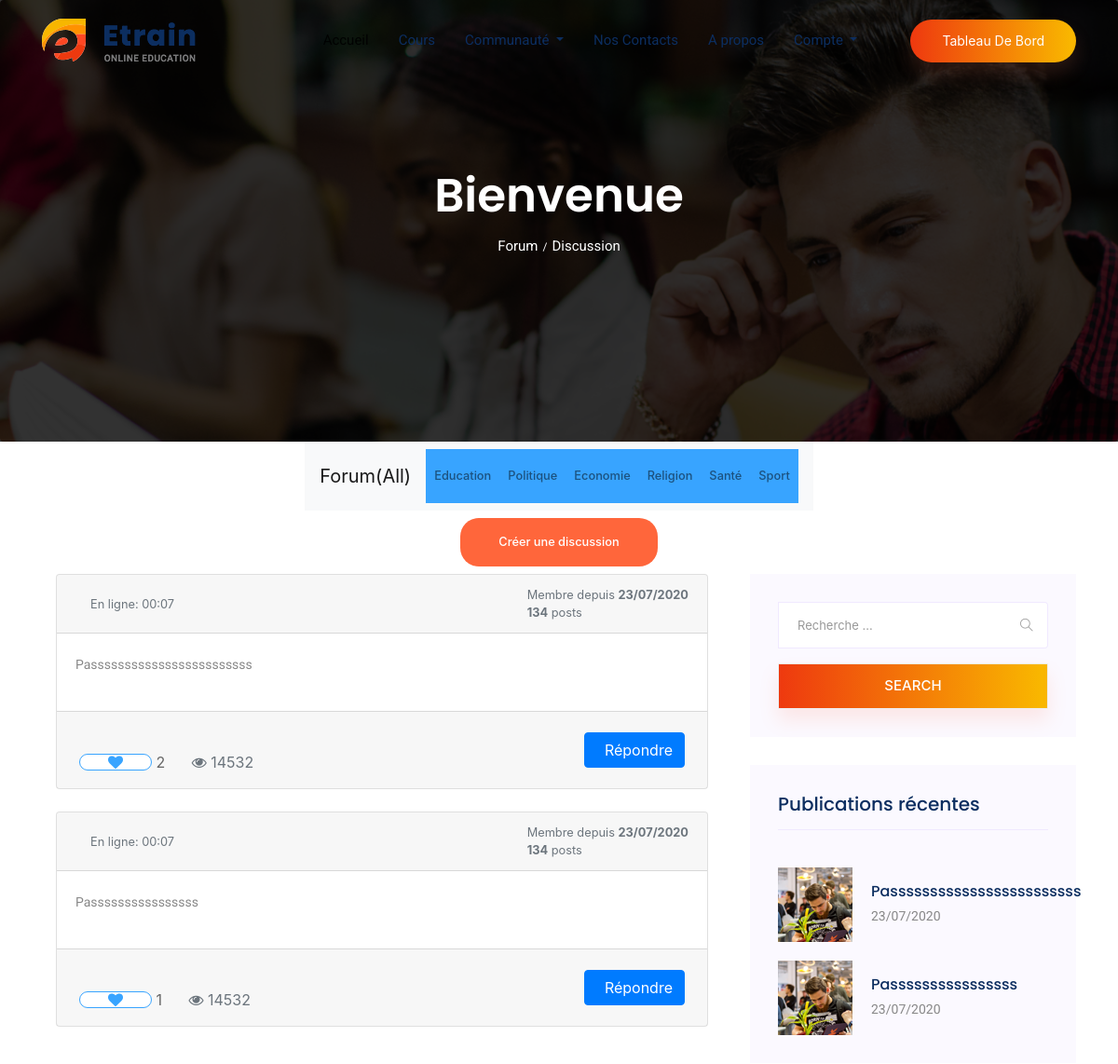
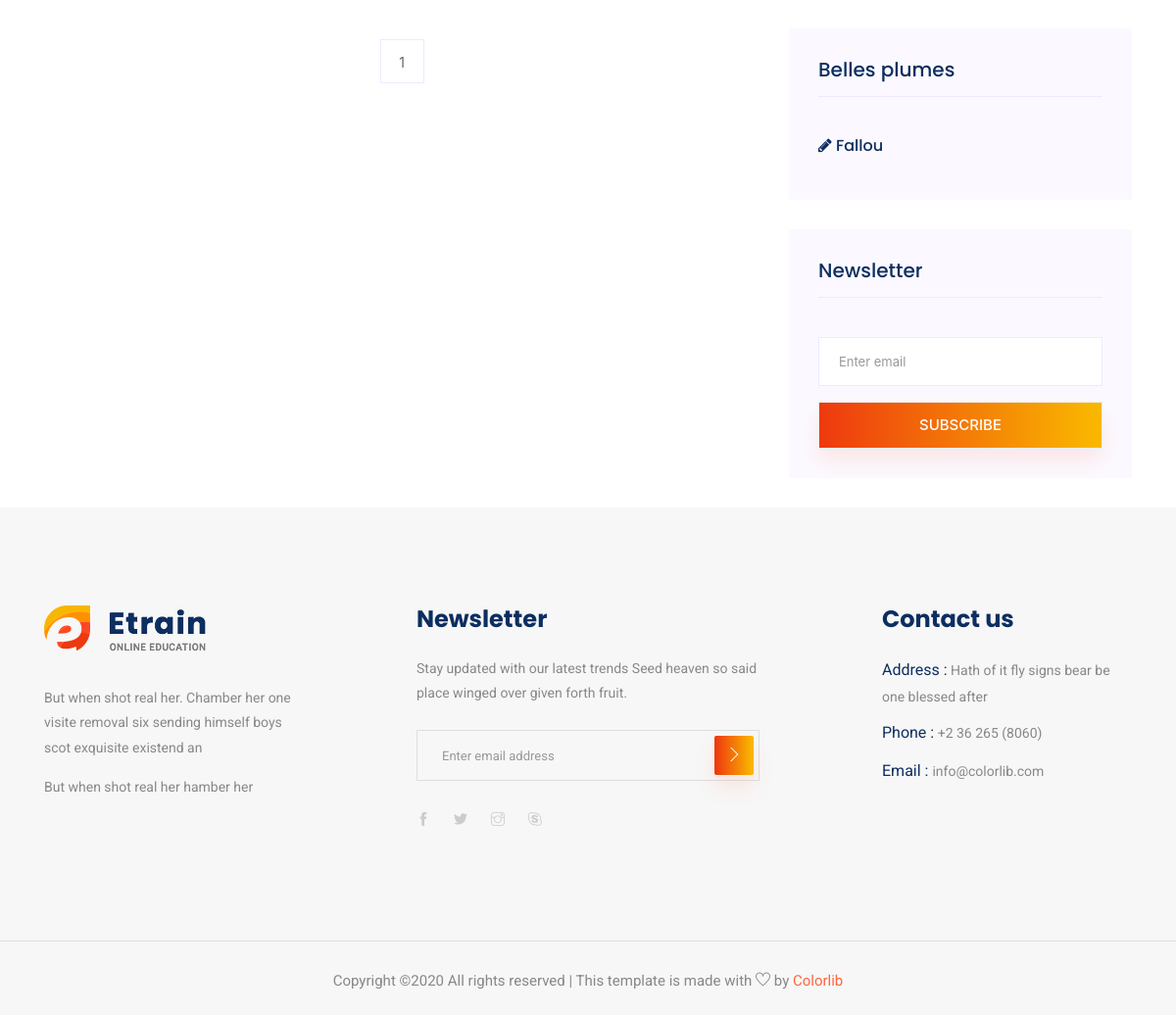
The page /blog/forum on the database its author committed (2 pictures, top to bottom).
### Blog_Forum/models.py (models this page shows, shortened)
class Message(models.Model):
    sjt = (
        ("Politique","politique"),
        ("Education","education"),
        ("Economie","économie"),
        ("Santé","santé"),
        ("Sport","sport"),
        ("Religion","religion")
    )
    subjet = models.CharField(max_length=10,choices=sjt)
    message = models.TextField()
    likes = models.ManyToManyField(User,related_name="likes_message")
    added = models.DateTimeField(auto_now=True)
    author = models.ForeignKey(User,on_delete=models.CASCADE)
    def total_likes(self):
        return self.likes.count()

class Poeme(models.Model):
    titre = models.CharField(max_length=300)
    contenu = models.TextField()
    auteur = models.ForeignKey(User,on_delete=models.CASCADE)

### Blog_Forum/views.py (the view)
# urls.py: path("forum",views.home_forum,name="forum"),
def home_forum(request):
    query = request.GET.get('q')
    suj_checked = request.GET.get('sujet')
    messages_list = Message.objects.all().order_by('-id')
    r_messages = Message.objects.all().order_by('-id')[:3]
    poemes = Poeme.objects.all().order_by('-id')[:4]
    if suj_checked:
        messages_list = Message.objects.filter(subjet=suj_checked)
    if query:
        messages_list = Message.objects.filter(
            Q(message__icontains=query)|
            Q(author__last_name__icontains=query)|
            Q(author__first_name__icontains=query)
        )
    paginator = Paginator(messages_list,10)
    page = request.GET.get('page')
    try :
        messages = paginator.page(page)
    except PageNotAnInteger:
        messages = paginator.page(1)
    except EmptyPage:
        messages = paginator.page(paginator.num_pages)
    is_liked = False
    for m in messages_list:
        if m.likes.filter(id=request.user.id).exists():
            is_liked = True
    context = {
        "messages":messages,
        "poemes":poemes,
        "is_liked":is_liked,
        "r_messages":r_messages
    }
    return render(request,"Blog_Forum/home_forum.html",context)

### Templates/Blog_Forum/home_forum.html (shortened to what this page needs)
{% extends "Layouts/base.html" %}
{% block content %}
{% load static %}
    <section class="breadcrumb breadcrumb_bg">
        <div class="container">
            <div class="row">
                <div class="col-lg-12">
                    <div class="breadcrumb_iner text-center">
                        <div class="breadcrumb_iner_item">
                            <h2>Bienvenue</h2>
                            <p>Forum<span>/</span>Discussion</p>
                        </div>
                    </div>
                </div>
            </div>
        </div>
    </section>
    <div class="container">
        <div class="row justify-content-center">
            <nav class="navbar navbar-expand-lg navbar-light bg-light">
            <a class="navbar-brand" href="{% url 'forum' %}">Forum(All)</a>
            <form method="GET">
            <div class="collapse navbar-collapse" id="navbarNavAltMarkup">
                <div class="navbar-nav">
                <button class="nav-item nav-link genric-btn info" type="submit" name="sujet" value="Education">Education</button>
                <button class="nav-item nav-link genric-btn info" type="submit" name="sujet" value="Politique">Politique</button>
                <button class="nav-item nav-link genric-btn info" type="submit" name="sujet" value="Economie">Economie</button>
                <button class="nav-item nav-link genric-btn info" type="submit" name="sujet" value="Religion">Religion</button>
                <button class="nav-item nav-link genric-btn info" type="submit" name="sujet" value="Santé">Santé</button>
                <button class="nav-item nav-link genric-btn info" type="submit" name="sujet" value="Sport">Sport</button>
                </div>
            </div>
            </form>
            </nav>
        </div>
    </div>
    <div class="container mt-2 mb-2">
        <div class="row justify-content-center">
            <button type="button" class="genric-btn primary circle e-large" data-toggle="collapse" data-target="#collapseExample" aria-expanded="false" aria-controls="collapseExample">
            Créer une discussion
            </button>
        </div>
    </div>
    <section class="blog_area section-padding">
        <div class="container">
            <div class="row">
                <div class="col-lg-8 mb-5 mb-lg-0">
                    <div class="blog_left_sidebar">
                    {% for m in messages %}
                    <div class="col-md-12">
                        <div class="card mb-4">
                            <div class="card-header">
                                <div class="media flex-wrap w-100 align-items-center">
                                    <div class="media-body ml-3"> <a href="#" data-abc="true">{{m.author.first_name}} {{m.author.last_name}}</a>
                                        <div class="text-muted small"> <span>En ligne:</span> {{m.author.last_login|date:"H:m"}}</div>
                                    </div>
                                    <div class="text-muted small ml-3">
                                        <div>Membre depuis <strong>{{m.author.date_joined|date:"d/m/Y"}}</strong></div>
                                        <div><strong>134</strong> posts</div>
                                    </div>
                                </div>
                            </div>
                            <div class="card-body">
                                <p>
                                    {{m.message|linebreaksbr}}
                                </p>
                            </div>
                            <div class="card-footer d-flex flex-wrap justify-content-between align-items-center px-0 pt-0 pb-3">
                                <div class="px-4 pt-3"> <a href="#" class="text-muted d-inline-flex align-items-center align-middle" data-abc="true">
                                <form method="POST" action="{% url 'like_msg' %}">
                                {% if is_liked %}
                                <button class="genric-btn danger-border circle arrow" type="submit" name="msg_id" value="{{m.id}}"><i class="fa fa-heart text-danger" style="font-size:16px;"></i></button>&nbsp; <span class="align-middle">{{m.total_likes}}</span> </a> <span class="text-muted d-inline-flex align-items-center align-middle ml-4"> <i class="fa fa-eye text-muted fsize-3"></i>&nbsp; <span class="align-middle">14532</span> </span>
                                {% else %}
                                <button class="genric-btn info-border circle arrow" type="submit" name="msg_id" value="{{m.id}}"><i class="fa fa-heart" style="font-size:16px;"></i></button>&nbsp; <span class="align-middle">{{m.total_likes}}</span> </a> <span class="text-muted d-inline-flex align-items-center align-middle ml-4"> <i class="fa fa-eye text-muted fsize-3"></i>&nbsp; <span class="align-middle">14532</span> </span>
                                {% endif %}
                                </div>
                                <div class="px-4 pt-3"> <button type="button" class="btn btn-primary" data-toggle="collapse" data-target="#collapseRepondreMessage" aria-expanded="false" aria-controls="collapseRepondreMessage">&nbsp; Répondre</button> </div>
                            </div>
                        </div>
                    </div>
                    {% endfor %}
                        <nav class="blog-pagination justify-content-center d-flex">
                            <ul class="pagination">
                                {% for m in messages.paginator.page_range %}
                                {% if messages.number == p  %}
                                <li class="page-item active"><a class="page-link" href="?page={{m}}">{{m}}</a></li>
                                {% else %}
                                <li class="page-item"><a class="page-link" href="?page={{m}}">{{m}}</a></li>
                                {% endif %}
                                {% endfor %}
                            </ul>
                        </nav>
                    </div>
                </div>
                <div class="col-lg-4">
                    <div class="blog_right_sidebar">
                        <aside class="single_sidebar_widget search_widget">
                            <form method="GET">
                                <div class="form-group">
                                    <div class="input-group mb-3">
                                        <input type="text" class="form-control" placeholder='Recherche ...' name="q">
                                        <div class="input-group-append">
                                            <button class="btn" type="button"><i class="ti-search"></i></button>
                                        </div>
                                    </div>
                                </div>
                                <button class="button rounded-0 primary-bg text-white w-100 btn_1 boxed-btn"
                                    type="submit">Search</button>
                            </form>
                        </aside>
                        <aside class="single_sidebar_widget popular_post_widget">
                            <h3 class="widget_title">Publications récentes</h3>
                            {% for rm in r_messages %}
                            <div class="media post_item">
                                {% if rp.photo %}
                                <img src="{{rp.photo.url}}" alt="author">
                                {% else %}
                                <img src="img/post/post_1.png" alt="author">
                                {% endif %}
                                <div class="media-body">
                                    <a>
                                        <h3>{{rm.message|truncatewords:"15"}}</h3>
                                    </a>
                                    <p>{{rm.added|date:'d/m/Y'}}</p>
                                </div>
                            </div>
                            {% endfor %}
                        </aside>
                        <aside class="single_sidebar_widget instagram_feeds">
                        <h4 class="widget_title">Belles plumes</h4>
                        <ul class="flex-wrap">
                            {% for p in poemes %}
                            <li>
                            <a href="{% url 'single_poeme' p.id %}">
                                <h6><i class="fa fa-pencil"></i> {{p.titre}}</h6>
                            </a>
                            </li>
                            {% endfor %}
                        </ul>
                        </aside>
                        <aside class="single_sidebar_widget newsletter_widget">
                            <h4 class="widget_title">Newsletter</h4>
                            <form action="#">
                                <div class="form-group">
                                    <input type="email" class="form-control" onfocus="this.placeholder = ''"
                                        onblur="this.placeholder = 'Enter email'" placeholder='Enter email' required>
                                </div>
                                <button class="button rounded-0 primary-bg text-white w-100 btn_1 boxed-btn"
                                    type="submit">Subscribe</button>
                            </form>
                        </aside>
                    </div>
                </div>
            </div>
        </div>
    </section>
{% endblock content %}

### rows shown on the page
Message: author.last_login "00:07", author.date_joined "23/07/2020", message "Passssssssssssssssssssssss", total_likes "2", added "23/07/2020"
Message: author.last_login "00:07", author.date_joined "23/07/2020", message "Passssssssssssssss", total_likes "1", added "23/07/2020"
Poeme: titre "Fallou"

### other values the page prints
{{ m }} "1"
